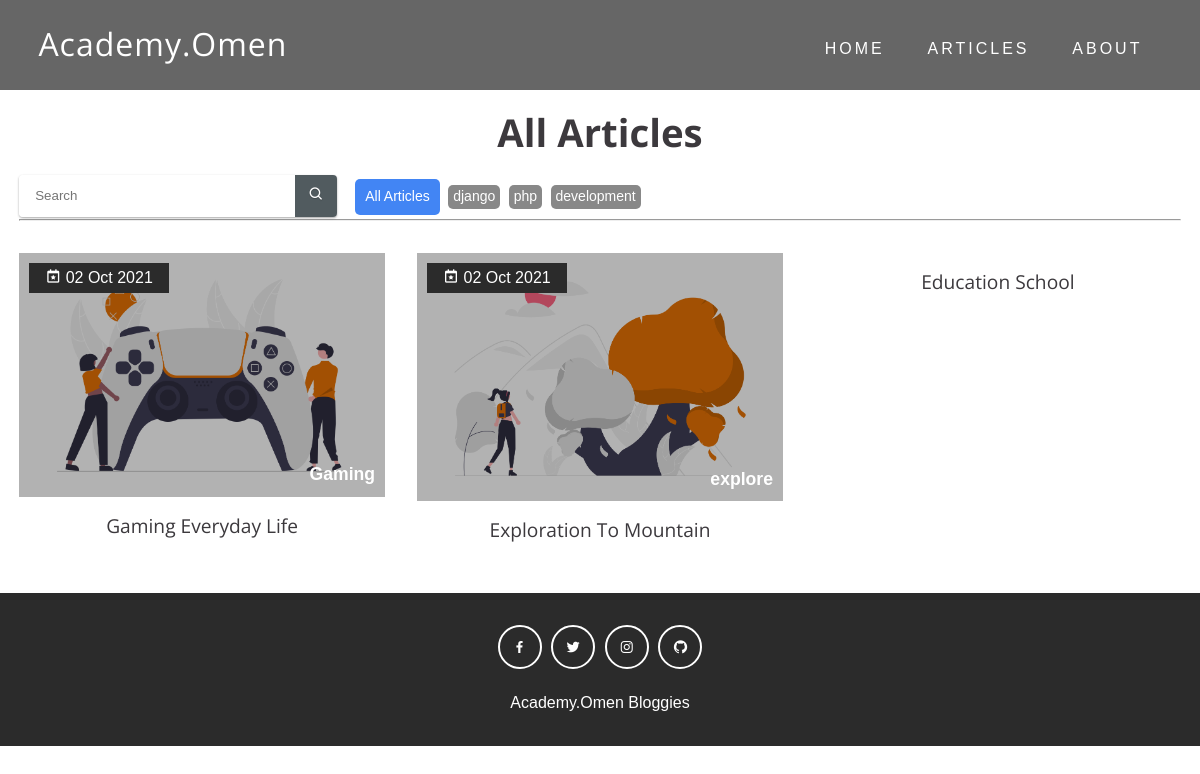
The app's page /articles/ with its own data.
### blog/models.py (models this page shows, shortened)
class Article(models.Model):
    author = models.ForeignKey(
        Profile, on_delete=models.CASCADE, related_name='author'
    )
    headline = models.CharField(max_length=200)
    sub_headline = models.CharField(max_length=200, null=True, blank=True)
    image = models.ImageField(null=True, blank=True, upload_to="article", default="placeholder.png")
    body = RichTextUploadingField(null=True, blank=True)
    featured = models.BooleanField(default=False)
    tags = models.ManyToManyField(Tag, blank=True)
    options = (
        ('draft','Draft'),
        ('published','Published'),
    )
    slug = models.SlugField(max_length=250, unique_for_date='publish')
    publish = models.DateTimeField(default=timezone.now)
    status = models.CharField(max_length=10, choices=options, default='draft')
    objects = models.Manager()
    articlemanager = ArticleManager()
    def get_absolute_url(self):
        return reverse('blog:article', args=[self.slug])
    class Meta:
        ordering = ('-publish',)

### blog/views.py (the view)
# urls.py: path('articles/', views.articles, name='articles'),
def articles(request):
    query = request.GET.get('query')
    if query == None:
        query = ''
    articles = Article.articlemanager.filter(
        Q(headline__icontains=query) |
        Q(sub_headline__icontains=query) |
        Q(body__icontains=query)
    )
    tags = Tag.objects.all()
    context = {
        'articles': articles,
        'tags': tags,
    }
    return render(request, 'articles.html', context)

### blog/models.py (called while the page is built)
    def get_queryset(self):
        return super().get_queryset().filter(status='published')

### blog/templates/articles.html (shortened to what this page needs)
{% load static %}
<!DOCTYPE html>
<html>
  <head>
    <link href='https://unpkg.com/boxicons@2.0.7/css/boxicons.min.css' rel='stylesheet'>
    <link rel="stylesheet" href="{% static 'css/style.css' %}">
  </head>
  <body>
    <nav class = "navbar">
        <div class = "container">
          <a href = "{% url 'blog:home' %}" class = "navbar-brand">Academy.Omen</a>
          <div class = "navbar-nav">
            <a href = "{% url 'blog:home' %}">home</a>
            <a href = "{% url 'blog:articles' %}">articles</a>
            <a href = "">about</a>
          </div>
        </div>
    </nav>
    <div class = "container">
        <div class = "title">
          <h2>All Articles</h2>
        </div>
        <form method="GET">
          <input type="text" id="query" name="query" class="textbox" placeholder="Search">
          <button type = "submit" class="button">
            <i class='bx bx-search'></i>
          </button>
        </form>
        <div class="article-meta">
            <a class="back-button" href="">All Articles</a>
            <span class="tag">django</span>
            <span class="tag">php</span>
            <span class="tag">development</span>
        </div>
        <hr>
        <div class = "featured-content">
          {% for article in articles %}
          <div class = "featured-item">
            <div class = "featured-img">
              <a href="{{ article.get_absolute_url }}">
              <img src = "{{ article.image.url }}" alt = "">
              <span><i class='bx bx-calendar-star'></i> {{ article.publish|date:"d M Y" }}</span>
              <span>{{ article.sub_headline }}</span>
            </a>
            </div>
            <div class = "featured-title">
              <a href = "{{ article.get_absolute_url }}">{{ article.headline }}</a>
            </div>
          </div>
          {% empty %}
            <h3>No featured Article at the Moment ...</h3>
          {% endfor %}
        </div>
    </div>
    <footer>
      <div class = "social-links">
        <a href = "#"><i class='bx bxl-facebook'></i></a>
        <a href = "#"><i class='bx bxl-twitter'></i></a>
        <a href = "#"><i class='bx bxl-instagram'></i></a>
        <a href = "#"><i class='bx bxl-github'></i></a>
      </div>
      <span>Academy.Omen Bloggies</span>
    </footer>
  </body>
</html>

### static/css/style.css (style rules this page uses)
:root { --OpenSans: 'Open Sans', serif; --Monserrat: 'Monserrat', sans-serif; --dark: #3c393d; --exDark: #2b2b2b; --blue: #4285f4; }
* { padding: 0; margin: 0; font-family: var(--Monserrat); }
body { line-height: 1.4; color: var(--dark); }
img { width: 100%; display: block; }
.container { max-width: 1200px; margin: 0 auto; padding: 0 1.2rem; }
.navbar { background: rgba(0, 0, 0, 0.6); padding: 1.2rem; }
.navbar-brand { color: #fff; font-size: 2rem; display: block; text-align: center; text-decoration: none; font-family: var(--OpenSans); letter-spacing: 1px; }
.navbar-nav { padding: 0.8rem 0 0.2rem 0; text-align: center; }
.navbar-nav a { text-transform: uppercase; font-family: var(--Monserrat); letter-spacing: 1px; font-weight: 500; color: #fff; text-decoration: none; display: inline-block; padding: 0.4rem 0.1rem; letter-spacing: 3px; transition: opacity 0.5s ease; }
form { outline: 0; float: left; box-shadow: 0 1px 3px rgba(0, 0, 0, 0.12), 0 1px 2px rgba(0, 0, 0, 0.24); border-radius: 4px; }
form > .textbox { outline: 0; height: 42px; width: 244px; line-height: 42px; padding: 0 16px; background-color: rgba(255, 255, 255, 0.8); color: #212121; border: 0; float: left; -webkit-border-radius: 4px 0 0 4px; border-radius: 4px 0 0 4px; }
form > .button { outline: 0; background: none; background-color: rgba(38, 50, 56, 0.8); float: left; height: 42px; width: 42px; text-align: center; line-height: 42px; border: 0; color: #FFF; font-size: 16px; text-rendering: auto; text-shadow: 0 1px 1px rgba(0, 0, 0, 0.2); -webkit-transition: background-color .4s ease; transition: background-color .4s ease; -webkit-border-radius: 0 4px 4px 0; border-radius: 0 4px 4px 0; }
@media screen and (min-width: 460px) { form { margin-right: 1rem; } }
.title { text-align: center; padding: 1rem 0; }
.title h2 { font-family: var(--OpenSans); font-size: 2.4rem; }
.featured-content { margin: 2rem 0; }
.featured-item { cursor: pointer; margin: 1.5rem 0; }
.featured-img { position: relative; overflow: hidden; }
.featured-img::after { position: absolute; content: ""; top: 0; left: 0; width: 100%; height: 100%; background: rgba(0, 0, 0, 0.3); }
.featured-img img { transition: all 0.5s ease; }
.featured-img span:first-of-type { position: absolute; z-index: 1; top: 10px; left: 10px; background: var(--exDark); color: #fff; padding: 0.25rem 1rem; }
.featured-img span:last-of-type { position: absolute; z-index: 1; bottom: 10px; right: 10px; color: #fff; font-weight: 700; font-size: 1.1rem; }
.featured-title { padding: 1rem; font-size: 1.2rem; text-align: center; width: 70%; margin: 0 auto; }
.featured-title a { color: var(--dark); text-decoration: none; text-transform: capitalize; font-family: var(--OpenSans); }
.tag { display:inline-block; color:#fff; background-color: #888; border-radius: 5px; margin: 2px; padding: 2px 5px; font-size: 14px; cursor: pointer; text-decoration: none; }
.back-button { padding: 8px 10px; color: #fff; text-align: center; text-decoration: none; font-size: 14px; display: inline-block; margin: 4px 2px; transition-duration: 0.4s; cursor: pointer; background-color: #4285f4; border-radius: 5px; }
footer { background: var(--exDark); color: #fff; text-align: center; padding: 2rem 0; }
.social-links { display: flex; justify-content: center; margin-bottom: 1.4rem; }
.social-links a { border: 2px solid #fff; color: #fff; display: block; width: 40px; height: 40px; display: flex; justify-content: center; align-items: center; border-radius: 50%; text-decoration: none; margin: 0 0.3rem; transition: all 0.5s ease; }
@media screen and (min-width: 540px) { .navbar-nav a { padding-right: 1.2rem; padding-left: 1.2rem; } }
@media screen and (min-width: 768px) { .navbar .container { display: flex; align-items: center; justify-content: space-between; } }
@media screen and (min-width: 768px) { .featured-content { display: grid; grid-template-columns: repeat(2, 1fr); gap: 2rem; } }
@media screen and (min-width: 768px) { .featured-item { margin: 0; } }
@media screen and (min-width: 1200px) { .featured-content { grid-template-columns: repeat(3, 1fr); } }

### records on screen
Article: image (picture), publish "02 Oct 2021", sub_headline "Gaming", headline "Gaming Everyday Life"
Article: image (picture), publish "02 Oct 2021", sub_headline "explore", headline "Exploration To Mountain"
Article: headline "Education School"
